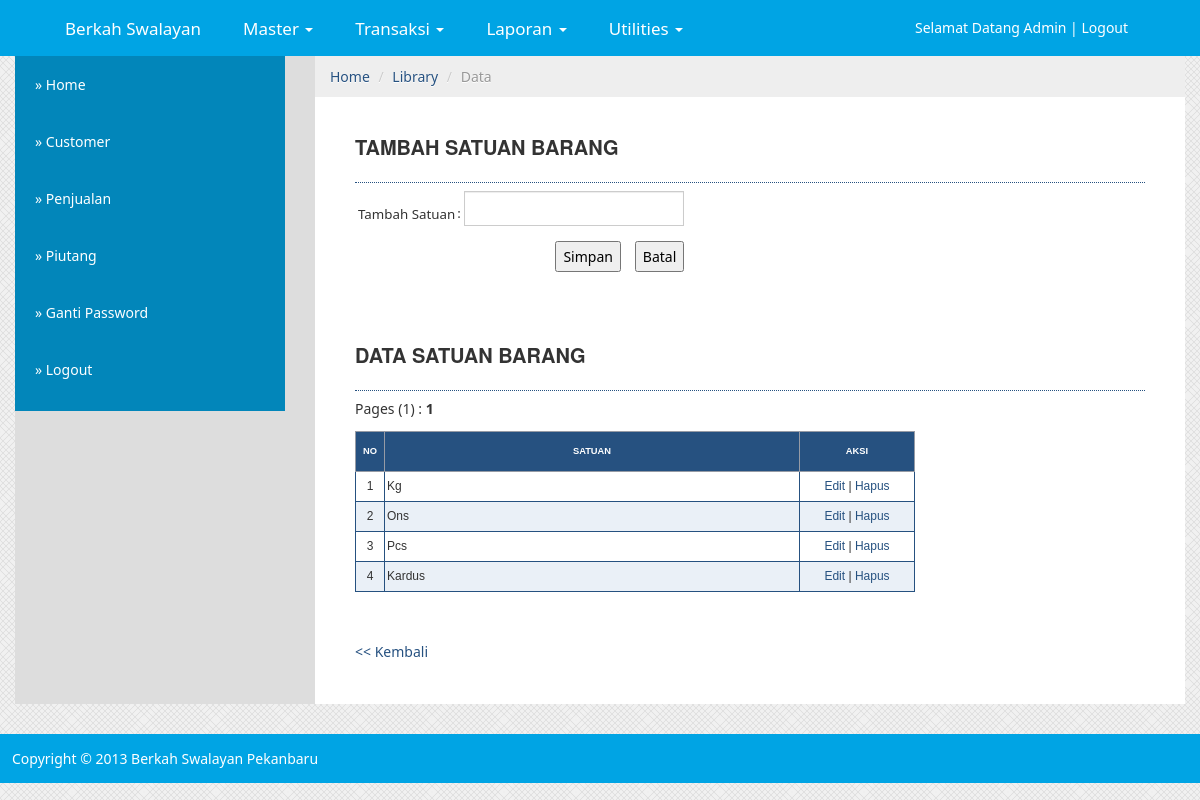
Screenshot of /sistem/media.php?module=satuan_barang (signed in) with the database file from the repository.
### tables this page shows
CREATE TABLE IF NOT EXISTS `modul` (
  `idModul` int(3) NOT NULL,
  `namaModul` varchar(50) DEFAULT NULL,
  `link` varchar(50) DEFAULT NULL,
  `publish` enum('Y','N') DEFAULT NULL,
  `idLevelUser` int(2) DEFAULT NULL,
  `urutan` int(3) DEFAULT NULL,
  `last_update` date DEFAULT NULL,
  PRIMARY KEY  (`idModul`)
);

CREATE TABLE IF NOT EXISTS `satuan_barang` (
  `idSatuanBarang` int(5) NOT NULL,
  `namaSatuanBarang` varchar(30) DEFAULT NULL,
  PRIMARY KEY  (`idSatuanBarang`)
);

### sistem/modul/mod_satuan_barang.php (the view, shortened to what this page needs)
<?php
switch($_GET[act]){
    default:
        echo "<h2>Tambah Satuan Barang</h2>
              <form method=POST action='./aksi.php?module=satuan_barang&act=input'>
              <table>
                <tr><td>Tambah Satuan</td><td> : <input type=text name='namaSatuanBarang' size=30></td></tr>
                <tr><td colspan=2 align=right><input type=submit value='Simpan'>&nbsp;&nbsp;&nbsp;
                                <input type=reset value='Batal'></td></tr>
              </table>
               </form>
              <br/>";
			$dataPerPage = 20;
			if(isset($_GET['page']))
			{
				$noPage = $_GET['page'];
			}
			else $noPage = 1;
			$offset = ($noPage - 1) * $dataPerPage;
			$sql='SELECT COUNT(*) as jumData from satuan_barang';
			$result  = mysql_query($sql);
			$data     = mysql_fetch_assoc($result);
			$jumData = $data['jumData'];
			if(!isset($_GET['act']) && !isset($_GET['id'])){
				$sql="SELECT * from satuan_barang LIMIT ".$offset.", ".$dataPerPage."";
				$tampil=mysql_query($sql);
				$cek=mysql_num_rows($tampil);
				$no=1;
				?>
				<h2>Data Satuan Barang</h2>
              <table class=tableku>
              <tr><th>no</th><th width=400px>Satuan</th><th width=100px>aksi</th></tr>
				<?php
				if($cek==0)
				{
					echo "<tr><td colspan=6 class='data'>No data found in database</td></tr>";
				}
				else
				{
					while ($r=mysql_fetch_array($tampil)){
						if(($no % 2) == 0){
							$warna = "#EAF0F7";
						}
						else{
							$warna = "#FFFFFF";
						}
						echo "<tr bgcolor=$warna>";
					   echo "<td class=td align=center>$no</td>
                         <td class=td >$r[namaSatuanBarang]</td>
                         <td class=td align=center><a href=?module=satuan_barang&page=".$_GET['page']."&act=editsatuan&id=$r[idSatuanBarang]>Edit</a> |
                         <a href=./aksi.php?module=satuan_barang&act=hapus&id=$r[idSatuanBarang]>Hapus</a>
                         </td></tr>";
					  $no++;
					}
				}
				$jumPage = ceil($jumData/$dataPerPage);
				echo "<div id='paging'>";
				echo "Pages (".$jumPage.") : ";
				for($page = 1; $page <= $jumPage; $page++)
				{
					if ((($page >= $noPage - 3) && ($page <= $noPage + 3)) || ($page == 1) || ($page == $jumPage))
					{
						if ($page == $noPage)
							echo " <b>".$page."</b> ";
						else
							echo " <a class='page' href='?module=satuan_barang&page=".$page."'>".$page."</a> ";
					}
				}
				echo "</div>
				</table>
				<p>&nbsp;</p>
                <a href=javascript:history.go(-1)><< Kembali</a>";
			}
        break;
}
?>

### sistem/menu.php (shortened to what this page needs)
<?php
include "modul/function.php";
if ($_SESSION[leveluser]=='admin'){
  $sql="select namaModul,link from modul WHERE idModul NOT IN (1, 2,3,5, 6,7,10, 11,12,13, 14,15,16) order by urutan  ";
}
elseif ($_SESSION[leveluser]=='gudang'){
  $sql="select * from modul m, leveluser lu where m.idLevelUser = lu.idLevelUser and levelUser='gudang' and publish='Y' order by urutan";
}
elseif ($_SESSION[leveluser]=='kasir'){
  $sql="select * from modul m, leveluser lu where m.idLevelUser = lu.idLevelUser and levelUser='kasir' and publish='Y' order by urutan";
}
else{
  $sql="select * from modul m, leveluser lu where m.idLevelUser = lu.idLevelUser and levelUser='semua' and publish='Y' order by urutan";
}
$hasil = mysql_query($sql);
while ($data=mysql_fetch_array($hasil)){
  	if($data['namaModul']=='Penjualan'){
		echo "<li><a href='modul/js_jual_barang.php?act=caricustomer' target='_new'>&#187; $data[namaModul]</a></li>";
	}else{
		echo "<li><a href='$data[link]'>&#187; $data[namaModul]</a></li>";
	}
}
$semua = mysql_query("select * from modul where idLevelUser = 1");
while ($dataSemua=mysql_fetch_array($semua)){
	if($dataSemua['namaModul']=='Penjualan'){
		echo "<li><a href='modul/js_jual_barang.php?act=caricustomer' target='_new' >&#187; Jual jual</a></li>";
	}else{
		echo "<li><a href='$dataSemua[link]'>&#187; $dataSemua[namaModul]</a></li>";
	}
}
?>

### config/adminstyle.css (style rules this page uses)
body { font-family: Arial; }
a:link,a:visited { color:#265180; }
h2 { font: normal 120%; color: #265180; background-color: transparent; border-bottom: 1px dotted #265180; }
table { border-collapse: collapse; }
.tableku { font-family: Arial; font-size: 10pt; border-width: 1px; border-collapse: collapse; margin: 10px 0px; border: 1px solid #265180; padding: 2px; }
.td { border: 1px solid #265180; padding: 2px; font-size: 9pt; }
form { font-size: 10pt; padding: 2px; }
th { color: #FFFFFF; font-size: 7pt; text-transform: uppercase; text-align: center; padding: 0.75em; border-width: 1px; border-style: solid; border-color: #969BA5; border-collapse: collapse; background-color: #265180; }
input,textarea,select { font-family: Arial; font-size: 8pt; }

### config/style.css (style rules this page uses)
body { background: url(../image/pattern.png); }
.nav > li > a { color: #FFF; padding: 20px; }
h2 { text-transform: uppercase; font-size: 20px; font-weight: bold; }

### rows the page displays
modul: namaModul "Customer"
modul: namaModul "Penjualan"
modul: namaModul "Piutang"
modul: namaModul "Ganti Password"
satuan_barang: namaSatuanBarang "Kg"
satuan_barang: namaSatuanBarang "Ons"
satuan_barang: namaSatuanBarang "Pcs"
satuan_barang: namaSatuanBarang "Kardus"

### other values shown
$jumPage "1"
